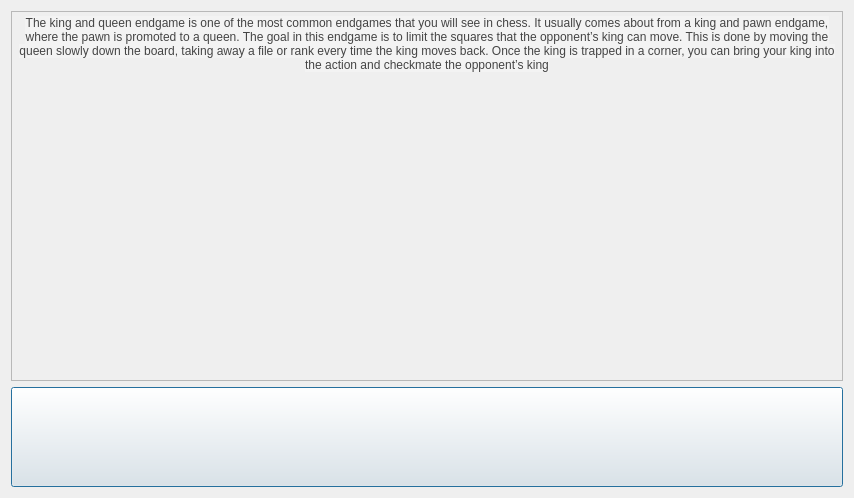
<?xml version="1.0" encoding="UTF-8"?>
<ui version="4.0">
 <class>GameInfoDialog</class>
 <widget class="QDialog" name="GameInfoDialog">
  <property name="geometry">
   <rect>
    <x>0</x>
    <y>0</y>
    <width>854</width>
    <height>498</height>
   </rect>
  </property>
  <property name="windowTitle">
   <string>Dialog</string>
  </property>
  <layout class="QGridLayout" name="gridLayout">
   <item row="0" column="0">
    <widget class="QTextEdit" name="textEdit">
     <property name="enabled">
      <bool>false</bool>
     </property>
     <property name="font">
      <font>
       <pointsize>16</pointsize>
      </font>
     </property>
     <property name="html">
      <string>&lt;!DOCTYPE HTML PUBLIC &quot;-//W3C//DTD HTML 4.0//EN&quot; &quot;http://www.w3.org/TR/REC-html40/strict.dtd&quot;&gt;
&lt;html&gt;&lt;head&gt;&lt;meta name=&quot;qrichtext&quot; content=&quot;1&quot; /&gt;&lt;meta charset=&quot;utf-8&quot; /&gt;&lt;style type=&quot;text/css&quot;&gt;
p, li { white-space: pre-wrap; }
&lt;/style&gt;&lt;/head&gt;&lt;body style=&quot; font-family:'Segoe UI'; font-size:16pt; font-weight:400; font-style:normal;&quot;&gt;
&lt;p align=&quot;center&quot; style=&quot; margin-top:0px; margin-bottom:0px; margin-left:0px; margin-right:0px; -qt-block-indent:0; text-indent:0px;&quot;&gt;&lt;span style=&quot; font-family:'Gotham Book','Arial','sans-serif'; font-size:9pt; color:#444444; background-color:#f3f3f3;&quot;&gt;The king and queen endgame is one of the most common endgames that you will see in chess. It usually comes about from a king and pawn endgame, where the pawn is promoted to a queen. The goal in this endgame is to limit the squares that the opponent’s king can move. This is done by moving the queen slowly down the board, taking away a file or rank every time the king moves back. Once the king is trapped in a corner, you can bring your king into the action and checkmate the opponent’s king&lt;/span&gt;&lt;/p&gt;&lt;/body&gt;&lt;/html&gt;</string>
     </property>
    </widget>
   </item>
   <item row="1" column="0">
    <widget class="QPushButton" name="backBtn">
     <property name="minimumSize">
      <size>
       <width>0</width>
       <height>100</height>
      </size>
     </property>
     <property name="text">
      <string/>
     </property>
    </widget>
   </item>
  </layout>
 </widget>
 <resources/>
 <connections/>
</ui>
